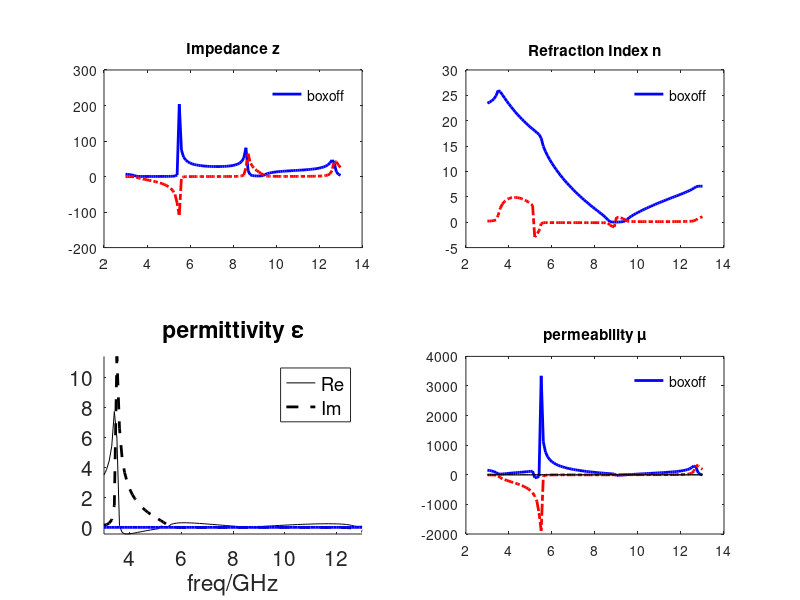

Write MATLAB code to recreate this figure.
clear all
close all

% 读取csv文件数据
num = csvread('SRR_CLS2.csv',1,0); % SRR_CLS2.csv和本脚本放在同一个文件夹内

freq = num(:,1);
S11re = num(:,3);
S11im = num(:,2);
S21re = num(:,5);
S21im = num(:,4);

% 组合S参数
r = S11re+1j*S11im; % 反射系数S11
t1 = S21re+1j*S21im; % 传输系数S21

% 常量
d = 1.6e-3;% 立方体边长，单位m
m=0;
c=3e8;

% 利用S11和S21求解 折射率、介电常数和磁导率
k0=2*pi*freq*1e9/c; % 真空中波数
k0d=(k0*d);
r=conj(r);t1=conj(t1); % 两种傅氏变换之间转换 exp(j*omega*t) 和 exp(-j*omega*t)
z=sqrt(((1+r).^2-t1.^2)./((1-r).^2-t1.^2)); % 计算相对波阻抗
check_sign=-1*(real(z)<0)+(real(z)>=0);
z = check_sign.*z; % 确保z的实部为正
temp = acos((1-(r.^2-t1.^2))/2./t1)./(k0d);
n = temp+2*pi*m./(k0d); % 折射率n
x_axis = freq *1e9*d/c; % 频率归一化

% 绘制图形
subplot(2,2,1);
% plot(x_axis,real(z),'-b','linewidth',2);
plot(freq,real(z),'b-','linewidth',2);
hold on;
% plot(x_axis,imag(z),'-.r','linewidth',2);
plot(freq,imag(z),'r-.','linewidth',2);
title('Impedance z');
legend('Re','Im','Location','NorthEast');
legend('boxoff','fontsize',10);
%axis([0 13  -10 10]);

subplot(2,2,2);
% plot(x_axis,real(n),'-b','linewidth',2);
plot(freq,real(n),'b-','linewidth',2);
hold on;
% plot(x_axis,imag(n),'-.r','linewidth',2);
plot(freq,imag(n),'r-.','linewidth',2);
title('Refraction Index n');
legend('Re','Im','Location','NorthEast');
legend('boxoff','fontsize',10);
%axis([0 13 -10 10]);
epsilon=n./z;
mu=n.*z;

% =======================>以该段绘图代码为准<=========================
subplot(2,2,3);
plot(freq,real(epsilon),'k-',freq,imag(epsilon),'k--','Linewidth',2);
hold on;
plot(freq,zeros(length(freq),1),'b-','linewidth',2);
title('permittivity \epsilon');
xlabel('freq/GHz');
ylabel('');
legend('Re','Im','Location','NorthEast');
set(gca,'FontSize',15)
axis tight
box off
%axis([0 13 -10 10]);
% ==================================================================

subplot(2,2,4);
plot(freq,real(mu),'-b','linewidth',2);
hold on;
plot(freq,imag(mu),'-.r','linewidth',2);
plot(freq,zeros(length(freq),1),'k-','linewidth',1);
title('permeability \mu');
legend('Re','Im','Location','NorthEast');
legend('boxoff','fontsize',10);
%axis([0 13 -10 10]);
